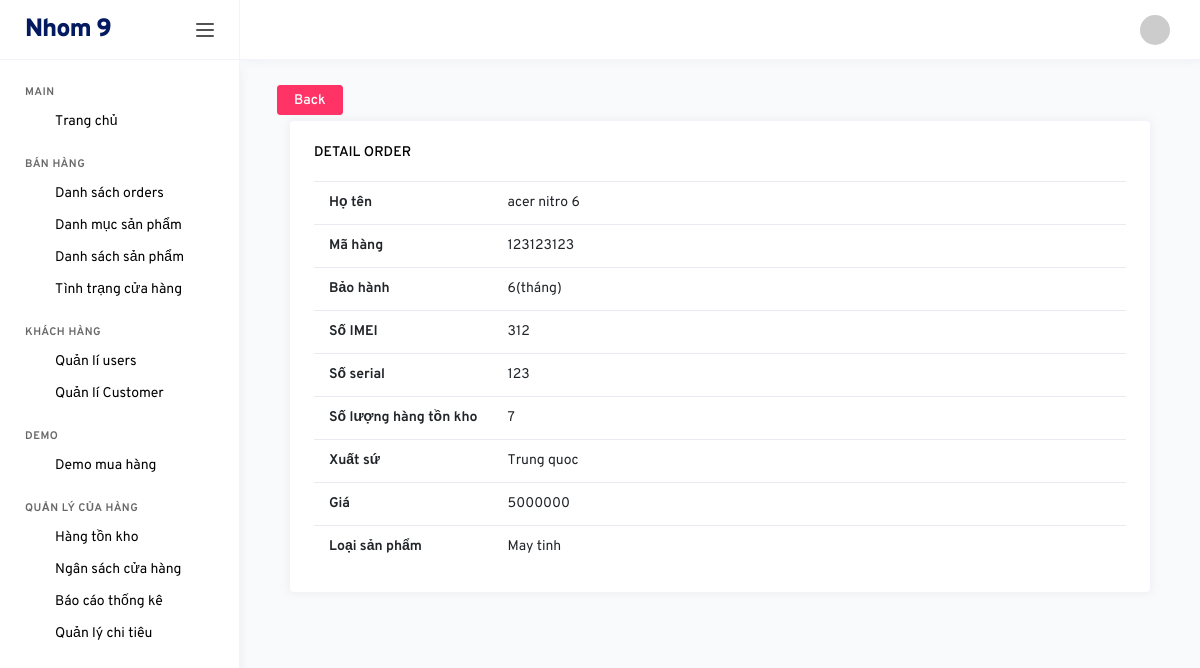
Page /backend/index.php?controller=products&action=detail&id=11 (signed in) on the committed database.
### tables this page shows
CREATE TABLE `products` (
  `id` int(11) NOT NULL,
  `name` varchar(500) NOT NULL,
  `category_id` int(11) NOT NULL,
  `ma_hang` varchar(500) NOT NULL,
  `bao_hanh` int(11) NOT NULL,
  `so_imei` varchar(500) NOT NULL,
  `so_serial` varchar(500) NOT NULL,
  `ton_kho` int(11) NOT NULL,
  `xuat_su` varchar(500) NOT NULL,
  `price` int(11) NOT NULL
);

CREATE TABLE `categories` (
  `id` int(11) NOT NULL,
  `name` varchar(500) NOT NULL
);

### backend/controllers/ProductsController.php (called while the page is built, shortened)
<?php
	class ProductsController extends Controller{
		public function detail(){
			$id = isset($_GET["id"]) ? $_GET["id"] : 0;
			$data = $this->modelGetRecord($id);
			$this->loadView("ProductsDetailView.php",['data' => $data]);
		}
	}
 ?>

### backend/models/ProductsModel.php (called while the page is built, shortened)
<?php
	trait ProductsModel{
		public function modelGetRecord($id){
			$conn = Connection::getInstance();
			$query = $conn->query("select products.*, categories.name as category_name from products inner join categories on products.category_id = categories.id where products.id=$id");
			return $query->fetch();
		}
	}
 ?>

### backend/views/ProductsDetailView.php (the view, shortened to what this page needs)
<div class="col-md-12">
    <div style="margin-bottom:5px;">
        <input onclick="history.go(-1);" type="button" value="Back" class="btn btn-danger">
    </div>
    <div class="col-md-12 grid-margin stretch-card">
    <div class="card">
        <div class="card-body">
        <h6 class="card-title">Detail order</h6>
        <div class="panel-body">
            <table class="table">
                <tr>
                    <th style="width: 100px;">Họ tên</th>
                    <td><?php echo $data->name; ?></td>
                </tr>
                <tr>
                    <th style="width: 100px;">Mã hàng</th>
                    <td><?php echo $data->ma_hang; ?></td>
                </tr>
                <tr>
                    <th style="width: 100px;">Bảo hành</th>
                    <td><?php echo $data->bao_hanh; ?>(tháng)</td>
                </tr>
                <tr>
                    <th style="width: 100px;">Số IMEI</th>
                    <td><?php echo $data->so_imei; ?></td>
                </tr>
                <tr>
                    <th style="width: 100px;">Số serial</th>
                    <td><?php echo $data->so_serial; ?></td>
                </tr>
                <tr>
                    <th style="width: 100px;">Số lượng hàng tồn kho</th>
                    <td><?php echo $data->ton_kho; ?></td>
                </tr>
                <tr>
                    <th style="width: 100px;">Xuất sứ</th>
                    <td><?php echo $data->xuat_su; ?></td>
                </tr>
                <tr>
                    <th style="width: 100px;">Giá</th>
                    <td><?php echo $data->price; ?></td>
                </tr>
                <tr>
                    <th style="width: 100px;">Loại sản phẩm</th>
                    <td><?php echo $data->category_name; ?></td>
                </tr>
            </table>
        </div>
    </div>
    </div>
</div>
</div>

### rows in the picture
products: name "acer nitro 6", ma_hang "123123123", bao_hanh "6", so_imei "312", so_serial "123", ton_kho "7", xuat_su "Trung quoc", price "5000000", category.name "May tinh"
